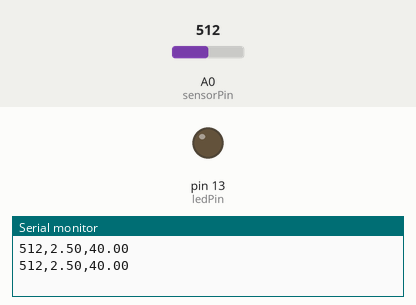
Bench run of a sketch on a simulated Arduino Uno, built with avr-gcc and run on an emulated ATmega328P. Shown: output pins drawn as LEDs (lit = HIGH), the last lines printed to the serial monitor. Inputs (shaded band) come from the test bench; at power-on: A0 (sensorPin) = 512.

Above: at 1.8 s.
1.9 s: A0 (sensorPin) set to 417
3.4 s: A0 (sensorPin) set to 400
At 4.9 s:
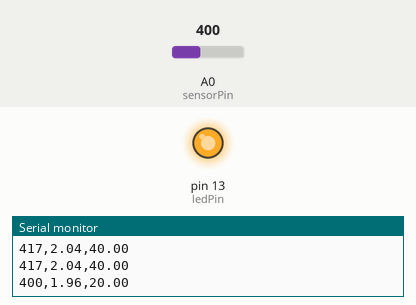
5.5 s: A0 (sensorPin) set to 511
At 6.6 s:
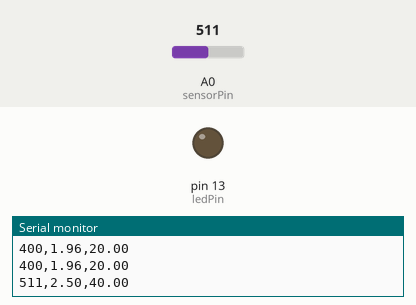
7.5 s: A0 (sensorPin) set to 306
At 9.4 s:
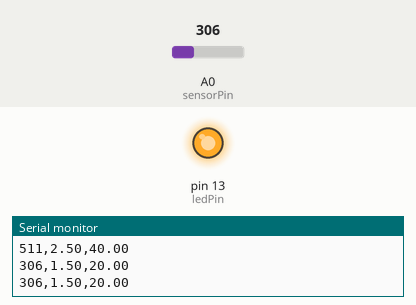
Timing chart, 0 to 10.5 s (numbered marks = the images above; inputs shaded):
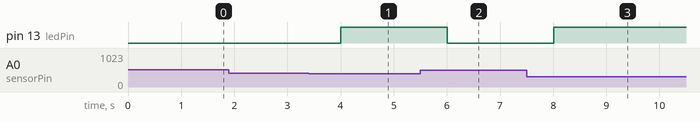

The sketch:

Python_Serial.ino
```cpp
const int sensorPin = A0; // Analog pin connected to the sensor
const int ledPin = 13;    // LED pin for visual indication

void setup() {
  Serial.begin(9600);     // Initialize serial communication
  pinMode(ledPin, OUTPUT); // Set LED pin as output
}

void loop() {
  int sensorValue = analogRead(sensorPin); // Read the analog sensor value
  float voltage = sensorValue * (5.0 / 1023.0); // Convert the analog value to voltage (assuming 5V Arduino)

  // Calculate the water level based on your sensor's specifications
  // Replace the formula with your sensor's calibration data
  float waterLevel = map(voltage, 0, 5, 0, 100); // Map the voltage to a percentage (0-100%)

  // Print the sensor value, voltage, and water level
 // Serial.print("Sensor Value: ");
  Serial.print(sensorValue);
  Serial.print(",");
  Serial.print(voltage);
  Serial.print(",");
  Serial.println(waterLevel);

  // Visual indication using the onboard LED
  if (waterLevel < 30) {
    digitalWrite(ledPin, HIGH); // Turn on the LED if water level is below 30%
  } else {
    digitalWrite(ledPin, LOW);  // Turn off the LED if water level is 30% or above
  }

  delay(1000); // Add a delay to avoid rapid readings
}
```

Measured:
- the behaviour switches between 410 and 409 on A0 (sensorPin) (found by bisection; images 0 and 1)
- after the input at 3.4 s, pin 13 (ledPin): LOW → HIGH after 0.61 s
- after the input at 5.5 s, pin 13 (ledPin): HIGH → LOW after 0.51 s
- after the input at 7.5 s, pin 13 (ledPin): LOW → HIGH after 0.51 s
